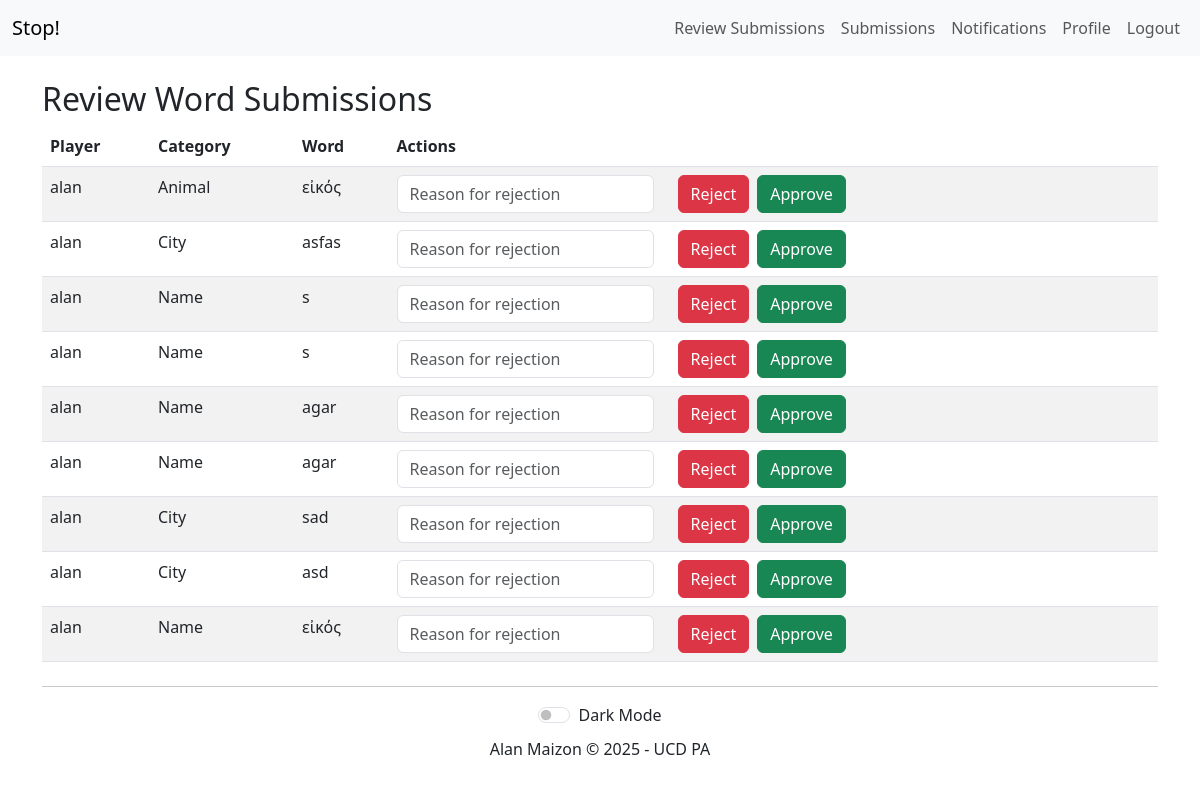
Before: /communication/review-submissions/ (signed in) with the older database file.
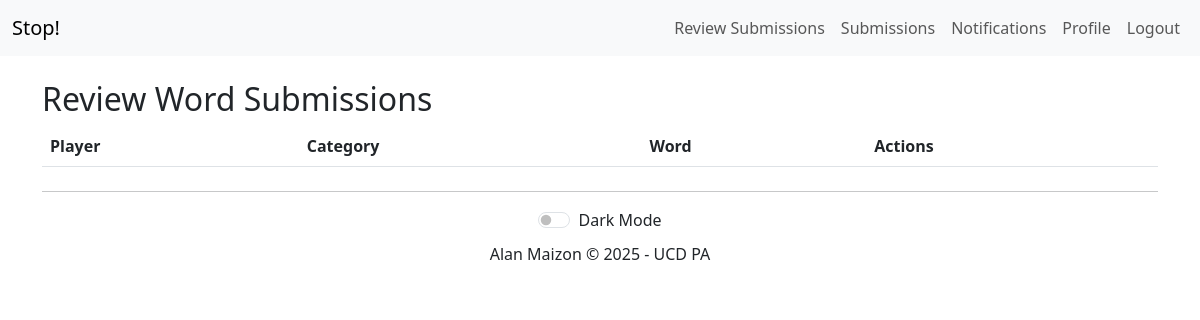
After: the same page with the newer database file.
### communication/models.py (models this page shows, shortened)
class WordSubmission(models.Model):
    player = models.ForeignKey(settings.AUTH_USER_MODEL, on_delete=models.CASCADE)
    category = models.ForeignKey(Category, on_delete=models.CASCADE)
    word = models.CharField(max_length=100)
    points_awarded = models.IntegerField(default=0)
    STATUS_CHOICES = (
        ('pending', 'Pending'),
        ('approved', 'Approved'),
        ('rejected', 'Rejected'),
    )
    status = models.CharField(max_length=10, choices=STATUS_CHOICES, default='pending')
    feedback = models.TextField(blank=True, null=True)
    created_at = models.DateTimeField(auto_now_add=True)
    updated_at = models.DateTimeField(auto_now=True)

### user/models.py (models this page shows, shortened)
class User(AbstractUser):
    ROLE_CHOICES = (
        ('Admin', 'Admin'),
        ('Player', 'Player'),
    )
    role = models.CharField(max_length=10, choices=ROLE_CHOICES, default='Player')
    avatar = models.ImageField(upload_to='avatars/', blank=True, null=True)

### game/models.py (models this page shows, shortened)
class Category(models.Model):
    name = models.CharField(max_length=100)
    class Meta:
        verbose_name_plural = "Categories"

### communication/views.py (the view)
# urls.py: path('review-submissions/', views.review_submissions, name='review_submissions'),
@staff_member_required
def review_submissions(request):
    submissions = WordSubmission.objects.filter(status='pending')
    return render(request, 'communication/review_submissions.html', {'submissions': submissions})

### communication/templates/communication/review_submissions.html (shortened to what this page needs)
{% extends 'base.html' %}
{% load crispy_forms_tags %}
{% block content %}
<h2>Review Word Submissions</h2>
<table class="table table-striped">
    <thead>
        <tr>
            <th>Player</th>
            <th>Category</th>
            <th>Word</th>
            <th>Actions</th>
        </tr>
    </thead>
    <tbody>
        {% for submission in submissions %}
            <tr>
                <td>{{ submission.player.username }}</td>
                <td>{{ submission.category.name }}</td>
                <td>{{ submission.word }}</td>
                <td>
                    <div class="d-flex align-items-center">
                        <form method="post" action="{% url 'communication:reject_submission' submission.id %}" class="d-flex align-items-left">
                            <input type="text" name="feedback" placeholder="Reason for rejection" class="form-control me-4">
                            <button type="submit" class="btn btn-danger me-2">Reject</button>
                        </form>
                        <a href="{% url 'communication:approve_submission' submission.id %}" class="btn btn-success me-2">Approve</a>
                    </div>
                </td>
            </tr>
        {% endfor %}
    </tbody>
</table>
{% endblock %}

Changed rows visible on the page:
no longer on this page (row edited): WordSubmission: player.username "alan", category.name "Animal", word "εἰκός"
no longer on this page (row edited): WordSubmission: player.username "alan", category.name "City", word "asfas"
no longer on this page (row edited): WordSubmission: player.username "alan", category.name "Name", word "s"
no longer on this page (row edited): WordSubmission: player.username "alan", category.name "Name", word "s"
no longer on this page (row edited): WordSubmission: player.username "alan", category.name "Name", word "agar"
no longer on this page (row edited): WordSubmission: player.username "alan", category.name "Name", word "agar"
no longer on this page (row edited): WordSubmission: player.username "alan", category.name "City", word "sad"
no longer on this page (row edited): WordSubmission: player.username "alan", category.name "City", word "asd"
no longer on this page (row edited): WordSubmission: player.username "alan", category.name "Name", word "εἰκός"
